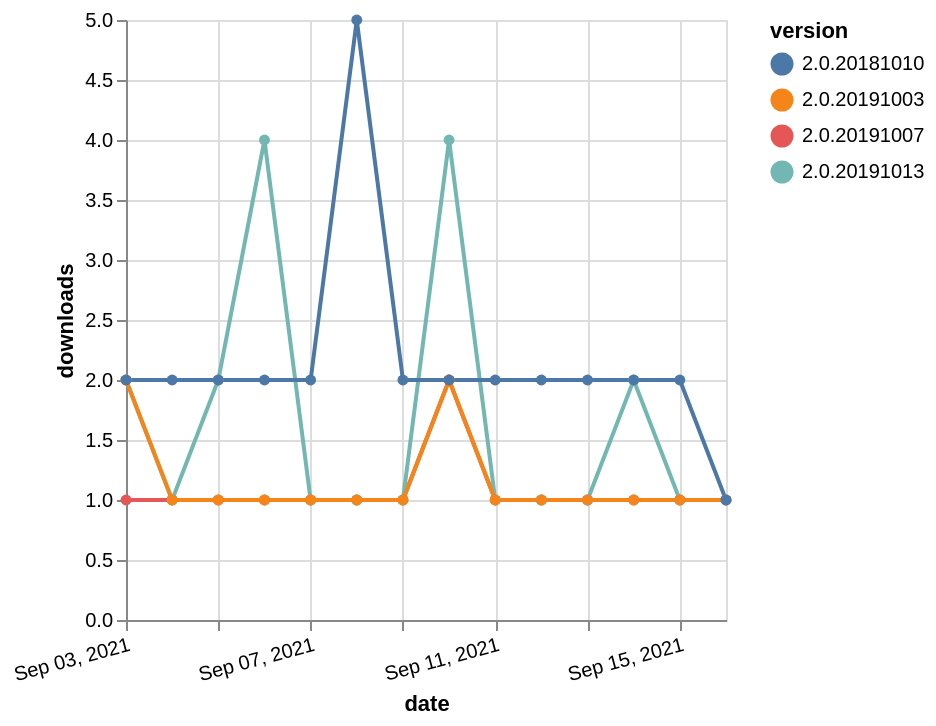

Write a Vega-Lite specification for this figure.
### Vega-Lite specification from a JSON file in a GitHub repository (floating-point values rounded to 4 significant figures)
{"$schema": "https://vega.github.io/schema/vega-lite/v5.json", "description": "A simple bar chart with embedded data.", "data": {"values": [{"date": "2021-09-03", "total": 172, "delta": 1, "version": "2.0.20191007"}, {"date": "2021-09-04", "total": 173, "delta": 1, "version": "2.0.20191007"}, {"date": "2021-09-05", "total": 174, "delta": 1, "version": "2.0.20191007"}, {"date": "2021-09-06", "total": 175, "delta": 1, "version": "2.0.20191007"}, {"date": "2021-09-07", "total": 176, "delta": 1, "version": "2.0.20191007"}, {"date": "2021-09-08", "total": 177, "delta": 1, "version": "2.0.20191007"}, {"date": "2021-09-09", "total": 178, "delta": 1, "version": "2.0.20191007"}, {"date": "2021-09-10", "total": 180, "delta": 2, "version": "2.0.20191007"}, {"date": "2021-09-11", "total": 181, "delta": 1, "version": "2.0.20191007"}, {"date": "2021-09-12", "total": 182, "delta": 1, "version": "2.0.20191007"}, {"date": "2021-09-13", "total": 183, "delta": 1, "version": "2.0.20191007"}, {"date": "2021-09-14", "total": 184, "delta": 1, "version": "2.0.20191007"}, {"date": "2021-09-15", "total": 185, "delta": 1, "version": "2.0.20191007"}, {"date": "2021-09-16", "total": 186, "delta": 1, "version": "2.0.20191007"}, {"date": "2021-09-03", "total": 443, "delta": 2, "version": "2.0.20191013"}, {"date": "2021-09-04", "total": 444, "delta": 1, "version": "2.0.20191013"}, {"date": "2021-09-05", "total": 446, "delta": 2, "version": "2.0.20191013"}, {"date": "2021-09-06", "total": 450, "delta": 4, "version": "2.0.20191013"}, {"date": "2021-09-07", "total": 451, "delta": 1, "version": "2.0.20191013"}, {"date": "2021-09-08", "total": 452, "delta": 1, "version": "2.0.20191013"}, {"date": "2021-09-09", "total": 453, "delta": 1, "version": "2.0.20191013"}, {"date": "2021-09-10", "total": 457, "delta": 4, "version": "2.0.20191013"}, {"date": "2021-09-11", "total": 458, "delta": 1, "version": "2.0.20191013"}, {"date": "2021-09-12", "total": 459, "delta": 1, "version": "2.0.20191013"}, {"date": "2021-09-13", "total": 460, "delta": 1, "version": "2.0.20191013"}, {"date": "2021-09-14", "total": 462, "delta": 2, "version": "2.0.20191013"}, {"date": "2021-09-15", "total": 463, "delta": 1, "version": "2.0.20191013"}, {"date": "2021-09-16", "total": 464, "delta": 1, "version": "2.0.20191013"}, {"date": "2021-09-03", "total": 177, "delta": 2, "version": "2.0.20191003"}, {"date": "2021-09-04", "total": 178, "delta": 1, "version": "2.0.20191003"}, {"date": "2021-09-05", "total": 179, "delta": 1, "version": "2.0.20191003"}, {"date": "2021-09-06", "total": 180, "delta": 1, "version": "2.0.20191003"}, {"date": "2021-09-07", "total": 181, "delta": 1, "version": "2.0.20191003"}, {"date": "2021-09-08", "total": 182, "delta": 1, "version": "2.0.20191003"}, {"date": "2021-09-09", "total": 183, "delta": 1, "version": "2.0.20191003"}, {"date": "2021-09-10", "total": 185, "delta": 2, "version": "2.0.20191003"}, {"date": "2021-09-11", "total": 186, "delta": 1, "version": "2.0.20191003"}, {"date": "2021-09-12", "total": 187, "delta": 1, "version": "2.0.20191003"}, {"date": "2021-09-13", "total": 188, "delta": 1, "version": "2.0.20191003"}, {"date": "2021-09-14", "total": 189, "delta": 1, "version": "2.0.20191003"}, {"date": "2021-09-15", "total": 190, "delta": 1, "version": "2.0.20191003"}, {"date": "2021-09-16", "total": 191, "delta": 1, "version": "2.0.20191003"}, {"date": "2021-09-03", "total": 2477, "delta": 2, "version": "2.0.20181010"}, {"date": "2021-09-04", "total": 2479, "delta": 2, "version": "2.0.20181010"}, {"date": "2021-09-05", "total": 2481, "delta": 2, "version": "2.0.20181010"}, {"date": "2021-09-06", "total": 2483, "delta": 2, "version": "2.0.20181010"}, {"date": "2021-09-07", "total": 2485, "delta": 2, "version": "2.0.20181010"}, {"date": "2021-09-08", "total": 2490, "delta": 5, "version": "2.0.20181010"}, {"date": "2021-09-09", "total": 2492, "delta": 2, "version": "2.0.20181010"}, {"date": "2021-09-10", "total": 2494, "delta": 2, "version": "2.0.20181010"}, {"date": "2021-09-11", "total": 2496, "delta": 2, "version": "2.0.20181010"}, {"date": "2021-09-12", "total": 2498, "delta": 2, "version": "2.0.20181010"}, {"date": "2021-09-13", "total": 2500, "delta": 2, "version": "2.0.20181010"}, {"date": "2021-09-14", "total": 2502, "delta": 2, "version": "2.0.20181010"}, {"date": "2021-09-15", "total": 2504, "delta": 2, "version": "2.0.20181010"}, {"date": "2021-09-16", "total": 2505, "delta": 1, "version": "2.0.20181010"}]}, "width": "container", "mark": {"type": "line", "point": {"filled": true}}, "encoding": {"x": {"field": "date", "type": "temporal", "timeUnit": "yearmonthdate", "title": "date", "axis": {"labelAngle": -15}}, "y": {"field": "delta", "type": "quantitative", "title": "downloads"}, "color": {"field": "version", "type": "nominal"}, "tooltip": {"field": "delta"}}}
